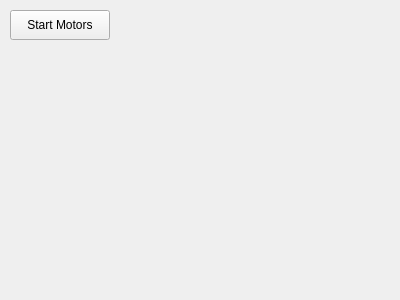
<?xml version="1.0" encoding="UTF-8"?>
<ui version="4.0">
 <class>StanUiWidget</class>
 <widget class="QWidget" name="StanUiWidget">
  <property name="geometry">
   <rect>
    <x>0</x>
    <y>0</y>
    <width>400</width>
    <height>300</height>
   </rect>
  </property>
  <property name="windowTitle">
   <string>StanUi</string>
  </property>
  <property name="windowIcon">
   <iconset theme="face-cool"/>
  </property>
  <widget class="QPushButton" name="StartMotorButton">
   <property name="geometry">
    <rect>
     <x>10</x>
     <y>10</y>
     <width>100</width>
     <height>30</height>
    </rect>
   </property>
   <property name="text">
    <string>Start Motors</string>
   </property>
  </widget>
 </widget>
 <resources/>
 <connections/>
</ui>
